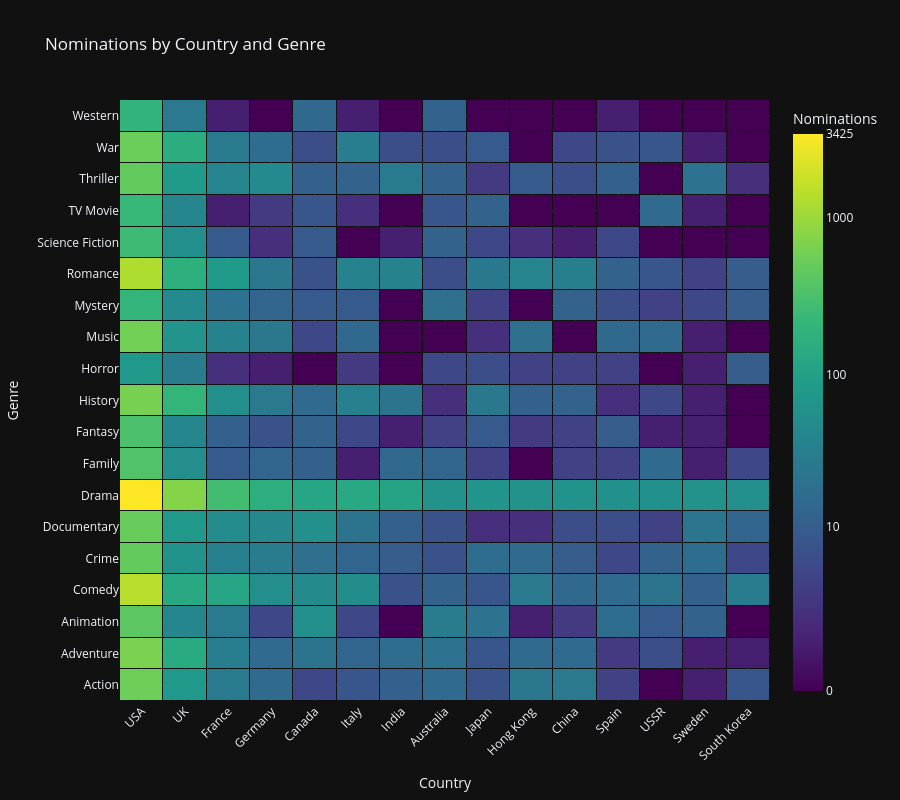

The notebook cell this image was saved under:
### Markdown cell above
### Chart

### Code cell
# Data preparation
data_color = log_data.T       # Data for COLORS (Log scale)
data_real = heatmap_filtered.T # Data for HOVER (Real numbers)

# --- FAIL-SAFE HOVER TEXT GENERATION ---
# We build the hover text manually in Python.
# This ensures exactly the right text appears for every cell, avoiding Plotly mapping errors.
hover_text_matrix = []
for genre in data_real.index:
    row = []
    for country in data_real.columns:
        val = data_real.loc[genre, country]
        # Create the HTML string for this specific cell
        txt = f"<b>{genre}</b><br>{country}<br>Nominations: {val}"
        row.append(txt)
    hover_text_matrix.append(row)
# ---------------------------------------

#  Bar labels
max_val = heatmap_filtered.values.max()
log_max = np.log1p(max_val)
tick_vals = [0, np.log1p(10), np.log1p(100), np.log1p(1000), log_max]
tick_text = ["0", "10", "100", "1000", f"{int(max_val)}"]

# Create the Heatmap
fig = go.Figure(data=go.Heatmap(
    z=data_color.values,       # Colors based on log scale
    x=data_color.columns,      # X-axis: Countries
    y=data_color.index,        # Y-axis: Genres

    # Pass the pre-formatted text matrix we created above
    hovertext=hover_text_matrix,

    # Simply tell Plotly to use that text
    hovertemplate="%{hovertext}<extra></extra>",

    colorscale='Viridis',
    xgap=1,
    ygap=1,

    colorbar=dict(
        title="Nominations",
        tickvals=tick_vals,    
        ticktext=tick_text     
    )
    
))

# Layout Settings
fig.update_layout(
    title="Nominations by Country and Genre",
    xaxis_title="Country",
    yaxis_title="Genre",
    template="plotly_dark",
    height=800,
    xaxis=dict(tickangle=-45)
)


fig.show()

### Figure 1 — Plotly figure (JSON) as saved in the notebook; plotly's stock layout.template omitted (floating-point values rounded to 4 significant figures; data arrays with more than 128 entries replaced by an {"elided": "..."} marker saying what was removed)
{"data": [{"colorbar": {"ticktext": ["0", "10", "100", "1000", "3425"], "tickvals": [0, 2.398, 4.615, 6.909, 8.139], "title": {"text": "Nominations"}}, "colorscale": [[0.0, "#440154"], [0.1111, "#482878"], [0.2222, "#3e4989"], [0.3333, "#31688e"], [0.4444, "#26828e"], [0.5556, "#1f9e89"], [0.6667, "#35b779"], [0.7778, "#6ece58"], [0.8889, "#b5de2b"], [1.0, "#fde725"]], "hovertemplate": "%{hovertext}<extra></extra>", "hovertext": {"elided": "19x15 str values"}, "x": ["USA", "UK", "France", "Germany", "Canada", "Italy", "India", "Australia", "Japan", "Hong Kong", "China", "Spain", "USSR", "Sweden", "South Korea"], "xgap": 1, "y": ["Action", "Adventure", "Animation", "Comedy", "Crime", "Documentary", "Drama", "Family", "Fantasy", "History", "Horror", "Music", "Mystery", "Romance", "Science Fiction", "TV Movie", "Thriller", "War", "Western"], "ygap": 1, "z": {"elided": "19x15 float values"}, "type": "heatmap"}], "layout": {"xaxis": {"title": {"text": "Country"}, "tickangle": -45}, "title": {"text": "Nominations by Country and Genre"}, "yaxis": {"title": {"text": "Genre"}}, "height": 800}}
